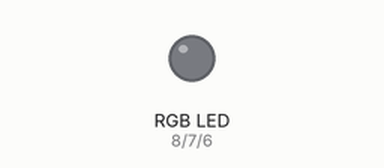
Recording of a sketch running on a simulated Arduino Uno, built with avr-gcc and run on an emulated ATmega328P. Parts: an RGB LED mixed from three pins (HIGH = lit).

Above: at 0.02 s.
At 0.67 s:
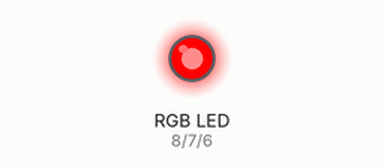
At 1.32 s:
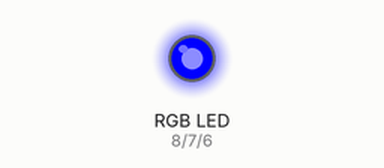
At 2.8 s:
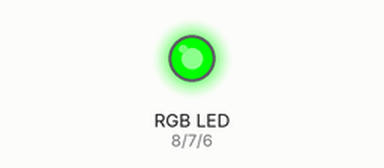
Timing chart, 0 to 3.1 s (numbered marks = the images above):
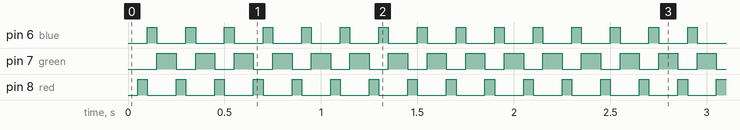

The sketch:

8_RGB_MIX.ino
```cpp
int blue =6;
int green = 7;
int red = 8;

void setup() {
  // put your setup code here, to run once:

  pinMode(blue , OUTPUT);
  pinMode(green , OUTPUT);
  pinMode(red , OUTPUT);
}

void loop() {
  // put your main code here, to run repeatedly:


  // digitalWrite(blue, HIGH);
  // digitalWrite(red, LOW);
  delay(50);
  digitalWrite(green, LOW);
  digitalWrite(red, HIGH);
  delay(50);
  digitalWrite(red , LOW);
  digitalWrite(blue, HIGH);
  delay(50);
  digitalWrite(blue , LOW);
  digitalWrite(green, HIGH);
  delay(50);

}
```

Measured:
- by itself, pin 6 (blue), pin 8 (red): alternates HIGH for 0.05 s and LOW for 0.15 s
- by itself, pin 7 (green): alternates HIGH for 0.10 s and LOW for 0.10 s
